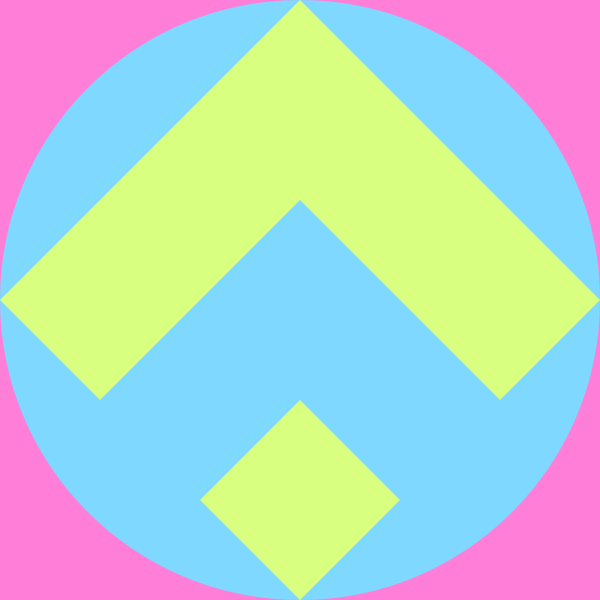
Frame 1 (no input)
Frame 60 (the mouse pressed at the canvas centre just before this capture): identical to frame 1, image omitted
Frame 120 (the mouse held since frame 60 and released just before this capture): identical to frame 1, image omitted

The Processing sketch that drew this single still picture (run headless with seeded random() and noise(); from frame 60 on, the mouse is pressed at the canvas centre):

// Processing sketch: prova_av1_1_chamada_2_forma_de_fazer_leozito
// ── prova_av1_1_chamada_2_forma_de_fazer_leozito.pde
int hue1, hue2, hue3;
float kr = 100;
void setup() {
  size(600, 600);
  ellipseMode(CORNER);
  noStroke();

  colorMode(HSB, 360, 100, 100);
  hue1 = (int(random(240, 361)));
  hue2 = (hue1 - 120);
  hue3 = (hue1 - 240);
}

void draw() {
  background(hue1, 50, 100);

  fill(hue2, 50, 100);
  ellipse(0, 0, width, height);

  fill(hue3, 50, 100);
  quad(0, kr*3/(kr*6)*height, kr/(kr*6)*width, kr*4/(kr*6)*height, kr*3/(kr*6)*width, kr*2/(kr*6)*height, kr*3/(kr*6)*width, 0);

  quad(kr*6/(kr*6)*width, kr*3/(kr*6)*height, kr*5/(kr*6)*width, kr*4/(kr*6)*height, kr*3/(kr*6)*width, kr*2/(kr*6)*height, kr*3/(kr*6)*width, 0);

  quad(kr*2/(kr*6)*width, kr*5/(kr*6)*height, kr*3/(kr*6)*width, kr*4/(kr*6)*height, kr*4/(kr*6)*width, kr*5/(kr*6)*height, kr*3/(kr*6)*width, height);
}

void keyPressed() {
  if (key == CODED) {
    if (keyCode == LEFT) {
      colorMode(HSB, 360, 100, 100);
      hue1 = (int(random(240, 361)));
      hue2 = (hue1 - 120);
      hue3 = (hue1 - 240);
    } else if (keyCode == RIGHT) {
      colorMode(HSB, 360, 100, 100);
      hue1 = (int(random(240, 361)));
      hue2 = (hue1 - 120);
      hue3 = (hue1 - 240);
    }
  }
}
